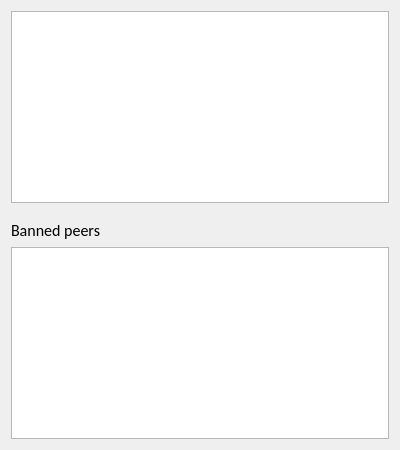
         <widget class="QWidget" name="widget_1" native="true">
          <property name="sizePolicy">
           <sizepolicy hsizetype="MinimumExpanding" vsizetype="Preferred">
            <horstretch>1</horstretch>
            <verstretch>0</verstretch>
           </sizepolicy>
          </property>
          <property name="minimumSize">
           <size>
            <width>400</width>
            <height>0</height>
           </size>
          </property>
          <layout class="QVBoxLayout" name="verticalLayout_7">
           <item>
            <widget class="QTableView" name="peerWidget">
             <property name="tabKeyNavigation">
              <bool>false</bool>
             </property>
             <property name="sortingEnabled">
              <bool>true</bool>
             </property>
             <attribute name="horizontalHeaderHighlightSections">
              <bool>false</bool>
             </attribute>
            </widget>
           </item>
           <item>
            <widget class="QLabel" name="banHeading">
             <property name="sizePolicy">
              <sizepolicy hsizetype="Preferred" vsizetype="Minimum">
               <horstretch>0</horstretch>
               <verstretch>0</verstretch>
              </sizepolicy>
             </property>
             <property name="minimumSize">
              <size>
               <width>0</width>
               <height>32</height>
              </size>
             </property>
             <property name="maximumSize">
              <size>
               <width>16777215</width>
               <height>32</height>
              </size>
             </property>
             <property name="font">
              <font>
               <family>Calibri</family>
               <pointsize>12</pointsize>
              </font>
             </property>
             <property name="cursor">
              <cursorShape>IBeamCursor</cursorShape>
             </property>
             <property name="text">
              <string>Banned peers</string>
             </property>
             <property name="alignment">
              <set>Qt::AlignBottom|Qt::AlignLeading|Qt::AlignLeft</set>
             </property>
             <property name="wordWrap">
              <bool>true</bool>
             </property>
             <property name="textInteractionFlags">
              <set>Qt::NoTextInteraction</set>
             </property>
            </widget>
           </item>
           <item>
            <widget class="QTableView" name="banlistWidget">
             <property name="tabKeyNavigation">
              <bool>false</bool>
             </property>
             <property name="sortingEnabled">
              <bool>true</bool>
             </property>
             <attribute name="horizontalHeaderHighlightSections">
              <bool>false</bool>
             </attribute>
            </widget>
           </item>
          </layout>
         </widget>
